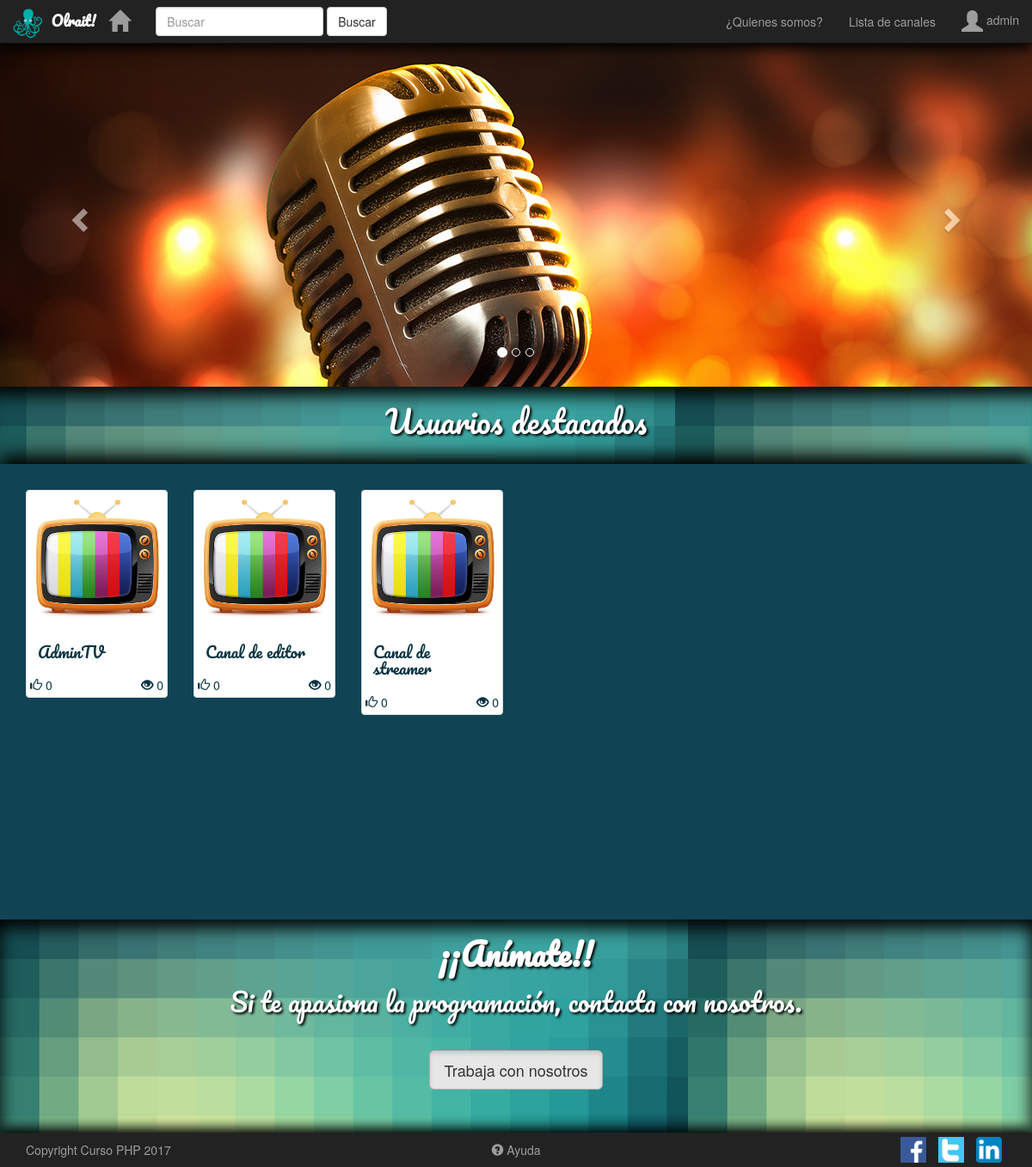
The page /portada.php (signed in) on the database its author committed.
### tables this page shows
CREATE TABLE `usuarios` (
  `id` int(11) UNSIGNED NOT NULL,
  `nombre_usuario` text NOT NULL,
  `contrasena` text NOT NULL,
  `nombre` text NOT NULL,
  `correo` text NOT NULL,
  `descripcion` longtext,
  `grupo` int(11) NOT NULL,
  `fecha_creacion` timestamp NOT NULL DEFAULT CURRENT_TIMESTAMP,
  `titulo_canal` text NOT NULL,
  `descripcion_canal` longtext,
  `imagen_canal` text,
  `visitas` int(11) NOT NULL,
  `votos` int(11) NOT NULL,
  `id_categoria` int(11) NOT NULL,
  `emitiendo` tinyint(1) NOT NULL,
  `imagen_perfil` text,
  `token` text NOT NULL,
  `token_creado` timestamp NOT NULL DEFAULT '0000-00-00 00:00:00',
  `tipo_emision` text NOT NULL
);

### modelos/conexion.php (called while the page is built, shortened)
<?php
function conectarDB() {
	$servidor = "localhost";
	$usuario = "root";
	$contrasena = "";
	$baseDeDatos = "olrait";
	return mysqli_connect($servidor, $usuario, $contrasena, $baseDeDatos);
}
function hacerListado($consulta) {
	$enlace = conectarDB();
	mysqli_set_charset($enlace, 'utf8');
	$resultado = mysqli_query($enlace, $consulta);
	$listado = [];
	if ($resultado) {
		while ($fila = mysqli_fetch_array($resultado, MYSQLI_ASSOC)) {
			$listado[] = $fila;
		}
	}
	return $listado;
}
?>

### portada.php (the view, shortened to what this page needs)
<?php
include_once("./modelos/conexion.php");
function obtenerUsuariosOrdenadosPorVisitas() {
  return hacerListado("SELECT * FROM usuarios WHERE emitiendo=1 AND grupo<='3' ORDER BY visitas DESC");
}
function obtenerImagenCanalUsuario($id) {
  $imagen = hacerListado("SELECT imagen_canal FROM usuarios WHERE id='$id'");
  $fichero = "./img/usuarios/" . $id . "/" . "img_canal/" . $imagen[0]["imagen_canal"];
  if (!empty($imagen[0]["imagen_canal"]) && file_exists($fichero)) {
    return $fichero;
  } else {
    return "./img/usuarios/default_canal.jpg";
  }
}
$usuarios = obtenerUsuariosOrdenadosPorVisitas();
$numeroCanalesPorFila = 5;
?>
<div class="row carousel-holder pag-portada-slider hidden-xs">
  <div class="col-sm-12 col-lg-12 col-md-12">
    <div id="carousel-example-generic" class="carousel slide" data-ride="carousel">
      <ol class="carousel-indicators">
        <li data-target="#carousel-example-generic" data-slide-to="0" class="active"></li>
        <li data-target="#carousel-example-generic" data-slide-to="1"></li>
        <li data-target="#carousel-example-generic" data-slide-to="2"></li>
      </ol>
      <div class="carousel-inner">
        <div class="item active">
          <img class="slide-image" src="./img/slider/slider1.jpg" alt="">
        </div>
      </div>
      <a class="left carousel-control" href="#carousel-example-generic" data-slide="prev">
        <span class="glyphicon glyphicon-chevron-left"></span>
      </a>
      <a class="right carousel-control" href="#carousel-example-generic" data-slide="next">
        <span class="glyphicon glyphicon-chevron-right"></span>
      </a>
    </div>
  </div>
</div>
<div class="row">
  <div class="col-md-12 col-xs-12 portada-texto-cabecera">
    <h1>Usuarios destacados</h1>
  </div>
</div>
<div class="container-fluid contenido-main pag-portada-main" id="portada">
  <div class="contenido">
    <div class="row destacados-portada">
      <div class="container">
        <?php
        foreach ($usuarios as $indice => $usuario):
          $imagen = obtenerImagenCanalUsuario($usuario["id"]);
          if ($indice % $numeroCanalesPorFila == 0) {
            echo "<div class='row'>";
          }
          ?>
          <div class="col-xs-6 col-sm-4 col-lg-2 col-md-2">
            <div class="thumbnail tarjeta-usuario-portada">
              <a href="reproductor.php?canal=<?= $usuario["nombre_usuario"] ?>">
                <img class="imagen-tarjeta-portada" src="<?= $imagen ?>" alt="<?= $usuario["nombre_usuario"] ?>">
              </a>
              <div class="caption">
                <h4>
                  <a href="reproductor.php?canal=<?= $usuario["nombre_usuario"] ?>" class="pag-portada-titulo-thumbnail">
                    <?= $usuario["titulo_canal"] ?>
                  </a>
                </h4>
              </div>
              <div class="info-tarjeta-portada">
                <div class="pull-left">
                  <span class="glyphicon glyphicon-thumbs-up"></span> <?= $usuario["votos"] ?>
                </div>
                <div class="pull-right">
                  <span class="glyphicon glyphicon-eye-open"></span> <?= $usuario["visitas"] ?>
                </div>
              </div>
              <div class="clearfix"></div>
            </div>
          </div>
          <?php
        endforeach;
        ?>
      </div>
    </div>
  </div>
</div>
<div class="row">
  <div class="col-md-12 col-xs-12 portada-final">
    <h1 class="letra-portada-final">¡¡Anímate!!</h1>
    <h2>Si te apasiona la programación, contacta con nosotros.</h2>
    <button type="button" class="btn btn-default btn-lg active boton-portada">Trabaja con nosotros</button>
  </div>
</div>
</div>
<?php
include_once("./master.php");
?>

### css/styles.css (style rules this page uses)
body { padding-top: 80px; padding-bottom: 60px; background-color: #3f4245; color: #e8e8e8; background-color: rgb(16,68,85); max-width: 100%; overflow-x: hidden; }
h1, h2, h3, h4, h5, h6 { font-family: 'Olrait'; }

### portada.php (style rules this page uses)
body { padding-bottom: 40px; }
.pag-portada { padding-top: 50px; }
.destacados-portada { min-height: 500px; }
.imagen-tarjeta-portada { height: 155px !important; width: 100%; }
.info-tarjeta-portada { display: block; position: relative; bottom: 0px; color: rgb(10,52,66); }
.pag-portada-titulo-thumbnail { color: rgb(10,52,66); }
.pag-portada-slider .slide-image { min-width: 100%; min-height: 400px; max-width: inherit !important; }
.portada-texto-cabecera { box-shadow: inset 0px 10px 20px #000; background-color: #f5f5f5; text-align: center; color: #FFF; padding: 0 20px 20px 20px; background-image: url(./img/fondos/cuadrados.png); text-shadow: 2px 2px 3px #000; }
#portada { position:relative; box-shadow: 0px -10px 20px #000; padding-top: 30px; }
.portada-final { box-shadow: inset 0px 10px 20px #000; background-color: #f5f5f5; text-align: center; color: #FFF; padding: 0 20px 20px 20px; background-image: url(./img/fondos/cuadrados.png); text-shadow: 2px 2px 3px #000; }
.boton-portada { margin-bottom: 30px; margin-top: 30px; }
.letra-portada-final { font-weight: bolder; font-family: 'titulo'; }
.pag-portada-slider .carousel-inner { height: 400px; }

### rows shown on the page
usuarios: titulo_canal "AdminTV", votos "0", visitas "0"
usuarios: titulo_canal "Canal de editor", votos "0", visitas "0"
usuarios: titulo_canal "Canal de streamer", votos "0", visitas "0"

### other values the page prints
$_SESSION["usuario"]["nombre_usuario"] "admin"
